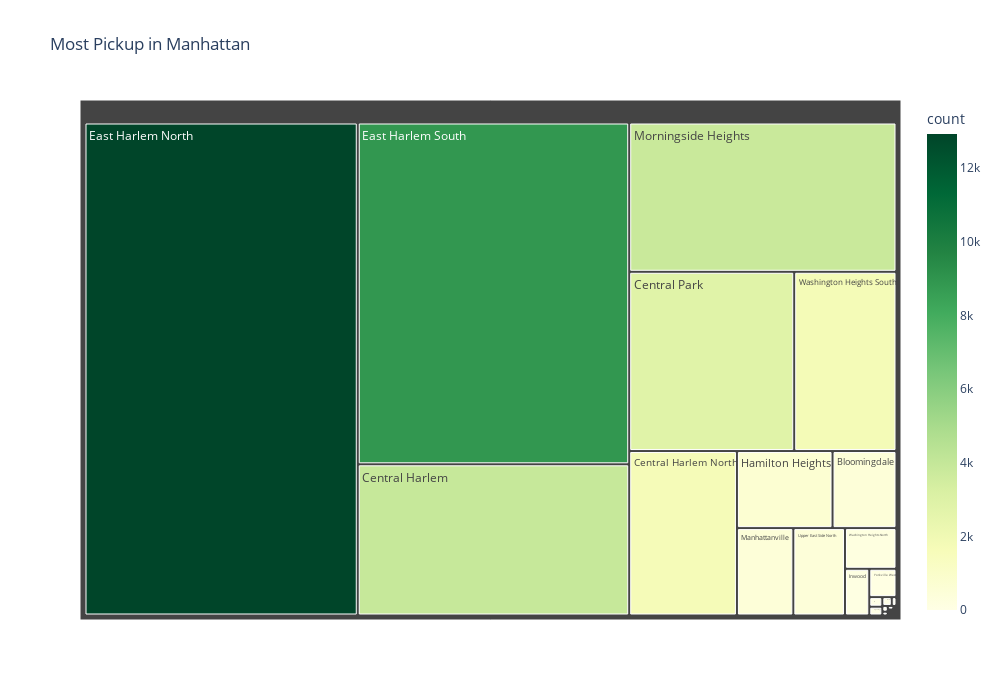

Notebook code for this chart:
### Markdown cell above
## **Daerah Pickup terbanyak di Manhattan dengan TreeMap**

### Code cell
filtered_df = df[df['pickup_borough'] == 'Manhattan']

grouped_df = filtered_df.groupby('pickup_zone').size().reset_index(name='count')

plt.figure(figsize=(10, 6))
fig = px.treemap(
    grouped_df,
    path=['pickup_zone'],
    values='count',
    color='count',
    color_continuous_scale='ylgn',
    width=1000,
    height=700,
    title='Most Pickup in Manhattan' 
)

fig.show()

### Figure 1 — Plotly figure (JSON) as saved in the notebook; plotly's stock layout.template omitted (floating-point values rounded to 4 significant figures)
{"data": [{"branchvalues": "total", "customdata": [[473], [3938], [1700], [2838], [12927], [8903], [1], [707], [11], [109], [12], [3], [473], [8], [1], [3829], [1], [2], [1], [433], [2], [201], [1759], [1], [1], [4], [74]], "domain": {"x": [0, 1], "y": [0, 1]}, "hovertemplate": "labels=%{label}<br>count_sum=%{value}<br>parent=%{parent}<br>id=%{id}<br>count=%{color}<extra></extra>", "ids": ["Bloomingdale", "Central Harlem", "Central Harlem North", "Central Park", "East Harlem North", "East Harlem South", "Greenwich Village South", "Hamilton Heights", "Highbridge Park", "Inwood", "Inwood Hill Park", "Manhattan Valley", "Manhattanville", "Marble Hill", "Midtown Center", "Morningside Heights", "Randalls Island", "Roosevelt Island", "Sutton Place/Turtle Bay North", "Upper East Side North", "Upper West Side South", "Washington Heights North", "Washington Heights South", "West Chelsea/Hudson Yards", "World Trade Center", "Yorkville East", "Yorkville West"], "labels": ["Bloomingdale", "Central Harlem", "Central Harlem North", "Central Park", "East Harlem North", "East Harlem South", "Greenwich Village South", "Hamilton Heights", "Highbridge Park", "Inwood", "Inwood Hill Park", "Manhattan Valley", "Manhattanville", "Marble Hill", "Midtown Center", "Morningside Heights", "Randalls Island", "Roosevelt Island", "Sutton Place/Turtle Bay North", "Upper East Side North", "Upper West Side South", "Washington Heights North", "Washington Heights South", "West Chelsea/Hudson Yards", "World Trade Center", "Yorkville East", "Yorkville West"], "marker": {"coloraxis": "coloraxis", "colors": [473, 3938, 1700, 2838, 12927, 8903, 1, 707, 11, 109, 12, 3, 473, 8, 1, 3829, 1, 2, 1, 433, 2, 201, 1759, 1, 1, 4, 74]}, "name": "", "parents": ["", "", "", "", "", "", "", "", "", "", "", "", "", "", "", "", "", "", "", "", "", "", "", "", "", "", ""], "type": "treemap", "values": [473, 3938, 1700, 2838, 12927, 8903, 1, 707, 11, 109, 12, 3, 473, 8, 1, 3829, 1, 2, 1, 433, 2, 201, 1759, 1, 1, 4, 74]}], "layout": {"coloraxis": {"colorbar": {"title": {"text": "count"}}, "colorscale": [[0, "rgb(255,255,229)"], [0.125, "rgb(247,252,185)"], [0.25, "rgb(217,240,163)"], [0.375, "rgb(173,221,142)"], [0.5, "rgb(120,198,121)"], [0.625, "rgb(65,171,93)"], [0.75, "rgb(35,132,67)"], [0.875, "rgb(0,104,55)"], [1, "rgb(0,69,41)"]]}, "height": 700, "legend": {"tracegroupgap": 0}, "title": {"text": "Most Pickup in Manhattan"}, "width": 1000}}
